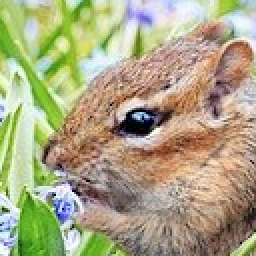
#> input picture u08/eichhorn.png, 128 x 128 px (shown 2 times larger)
$ jupyter execute TSRI-8.ipynb
#> lines starting #> are read from the running program, lines starting #| are printed output that depends on the picture
# Übung 8

**Gruppenname: TSRI**

- Christian Rene Thelen @cortex359
- Leonard Schiel @leo_paticumbum
- Marine Raimbault @Marine Raimbault
- Alexander Ivanets @sandrium

### Hinweise
* Nutzen Sie für die folgenden Aufgaben **nur** die Mittel, die Ihnen Numpy und Matplotlib zur Verfügung stellt.

### In dieser Übung ...

... werden wir uns mit K-Means Clustering vertraut machen. Wir werden K-Means Clustern implementieren (Übung 8.1).

### 8.1 K-Means

In der Vorlesung haben Sie K-Means als eine klassische Clustering-Methode kennengelernt. Sie werden Ihr Wissen über den K-Means Algorithmus durch diese Übung vertiefen. Nutzen Sie für die Implementierung Befehle der Numpy-Bibliothek.

**Ihre Aufgaben**

(1) Schlagen Sie in den Vorlesungsfolien den K-Means Algorithmus nach.

1. Allen Datenpunkten zufällig zu den Klustern $1, \dots, K$ zuordnen.

2. Iteriere, bis die Cluster sich nicht mehr ändern:
    1. Für jeden der $K$ Cluster, berechne den geometrischen Schwerpunkt (centroid). Der Schwerpunkt ist der Featurevektor, der sich aus der Mittelung aller Featurevektoren der dem Cluster zugehörigen Datenpunkte ergibt. $$\bar{x}_{kj} = \frac{1}{|C_k|} \sum_{i\in C_k} x_{i,j}$$
    2. Weise jedem Datenpunkt dem Cluster zu, dessen Schwerpunkt dem Datenpunkt am nächsten liegt (im euklidischem Sinne).

(2) Ich habe Ihnen synthetische Daten zur Übung bereitgestellt. Bitte führen Sie die unten stehende Code-Zelle aus. Sie erzeugt 100 Datenpunkte mit je zwei Features (Merkmalen, Array **X**), organisiert in drei Cluster. Die Clusterzugehörigkeiten sind im Vektor **y** kodiert.

[cell 1]
import numpy as np
from sklearn.datasets import make_blobs
from matplotlib import pyplot as plt

# generate data
X, y = make_blobs(n_samples=100, n_features=2, centers=3, random_state=1)

(3) [Visualisieren Sie](https://matplotlib.org/stable/api/_as_gen/matplotlib.pyplot.scatter.html) die Daten in einem Scatterplot und färben Sie die Cluster gemäß ihrer Clusterzugehörigkeit ein.

[cell 2]
plt.scatter(*X.T, c=y)
plt.show()
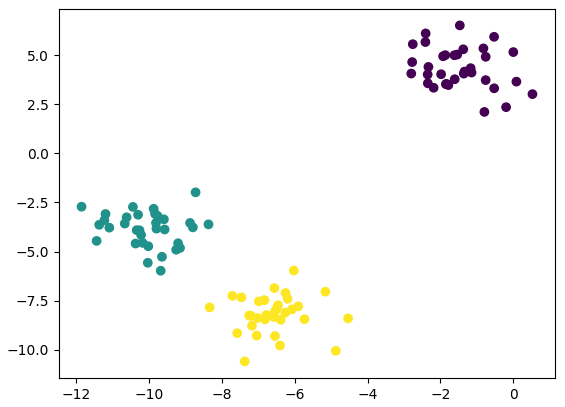
#> figure drawn by matplotlib, 1 panel

(4) Die Anzahl der Cluster sei $K=3$. Implementieren Sie Schritt 1 des K-Means Algorithmus, also die zufällige Zuweisung von Datenpunkten zu den $K$ Clustern. [Dies hier](https://numpy.org/doc/stable/reference/random/generated/numpy.random.randint.html) kann Ihnen dabei hilfreich sein.

[cell 3]
# Sei C_i die Indexmenge der Datenpunkte aus Cluster i, und i \in [0, K)
K = 3
y_random = np.array([np.random.randint(0, K) for i in range(X.shape[0])])

(5) Visualisieren Sie in einem Scatterplot die Daten und färben Sie die Datenpunkte gemäß Ihrer aus Schritt (4) ermittelten zufälligen Clusterzugehörigkeit ein.

[cell 4]
plt.scatter(*X.T, c=y_random)
plt.show()
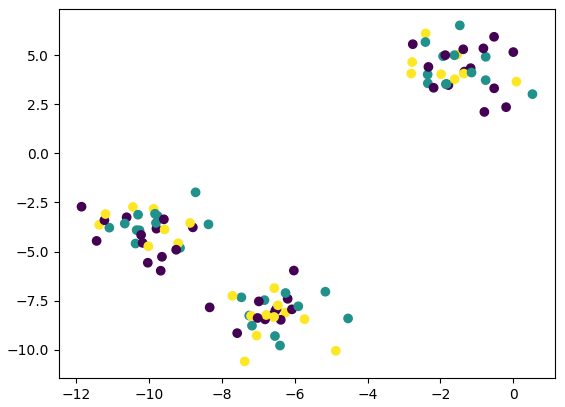
#> figure drawn by matplotlib, 1 panel

(6) Implementieren Sie nun die Iterationsschritte 2a und 2b, also die Bestimmung der Clusterzentren (geometrische Schwerpunkte) sowie die Neuzuordnung der Datenpunkte zu demjenigen Cluster, zu dem die Entfernung zum Schwerpunkt des Clusters am kleinsten ist. Nutzen Sie dabei als Distanzmaß den euklidischen Abstand. Eventuell können Ihnen diese Funktionen dabei hilfreich sein: [np.argmin](https://docs.scipy.org/doc/numpy/reference/generated/numpy.argmin.html), [np.unique](https://docs.scipy.org/doc/numpy/reference/generated/numpy.unique.html).
* Prüfen Sie nach Schritt 2b, ob die Zuordnung von Datenpunkten zu Clustern tatsächlich alle Cluster enthält. Falls etwa ein Cluster keine Datenpunkte mehr enthält, starten Sie die Prozedur von Schritt 1 an neu. Wir werden später auf die "Leere-Cluster-Problematik" eingehen.
* Es empfiehlt sich, Ihren Code - sobald er funktioniert - in eine Funktion namens `kmeans` zu schreiben, die die Daten $X$ sowie die Clusteranzahl $K$ entgegennimmt, und das Clusteringergebnis $y_\text{pred}$ ausgibt. Sie können dann im weiteren Verlauf dieser Übung einfach nur noch die Funktion `kmeans` aufrufen.

[cell 5]
# Alternative für KMeans++
def initialize_centroids(X: np.ndarray, K: int) -> np.ndarray:
#> called with X = array of shape (100, 2), K = 3
    n_samples, n_features = X.shape
    centroids = np.zeros((K, n_features))

    # Wähle das erste Zentrum zufällig aus den Datenpunkten aus
    centroids[0] = X[np.random.randint(0, n_samples)]

    # Wähle die restlichen K-1 Zentren aus
    for k in range(1, K):
        distances = np.min(distance.cdist(X, centroids[:k], 'euclidean'), axis=1)
        probabilities = distances / np.sum(distances)
        cumulative_probabilities = np.cumsum(probabilities)
        r = np.random.rand()

        for i, p in enumerate(cumulative_probabilities):
            if r < p:
                centroids[k] = X[i]
                break

    return centroids

[cell 6]
from scipy.spatial import distance

def kmeans(X: np.ndarray, K: int, plusplus=False) -> np.ndarray:
    n_samples, n_features = X.shape

    # Schritt 1: Allen Datenpunkten zufällig zu den Klustern $1, \dots, K$ zuordnen.
    if plusplus:
        # Alternative Initialisierung für der Zentren für KMeans++
        centroids = initialize_centroids(X, K)
        y_pred = np.zeros(X.shape[0], dtype=int)
        x_clusterd_prev = np.ones(y_pred.shape) * -1
    else:
        centroids = np.zeros((K, n_features))
        y_pred = np.random.randint(0, K, size=X.shape[0])
        x_clusterd_prev = np.zeros(y_pred.shape)


    # Schritt 2a: Für jedes Cluster den geometrischen Schwerpunkt bestimmen
    while not np.array_equal(y_pred, x_clusterd_prev):
        print("Step")
        x_clusterd_prev = y_pred.copy()

        for i in range(K):
            # C_i ist die Menge der Datenindizes, welche im Cluster i liegen
            C_i = [x_idx for x_idx in range(len(y_pred)) if y_pred[x_idx] == i]
            #centroids[:, i] = 1 / len(C_i) * np.sum(X[C_i], axis=0)
            if C_i:  # Vermeide Division durch Null, falls ein Cluster leer ist
                centroids[i] = np.mean(X[C_i], axis=0)
            else:
                # Falls ein Cluster leer ist, initialisiere ein neues Zentrum zufällig
                centroids[i] = X[np.random.randint(0, X.shape[0])]

        # Schritt 2b: Jeden Datenpunkt dem nächstgelegenen Cluster zuweisen
        distances = distance.cdist(X, centroids, metric='euclidean')
        y_pred = np.argmin(distances, axis=1)

        # Überprüfe ob die Zuordnung von Datenpunkten zu Clustern tatsächlich alle Cluster enthält
        if np.unique(y_pred).shape[0] != K:
            print("Wiederhole von Schritt 1")
            y_pred = np.random.randint(0, K, size=X.shape[0])

    return y_pred

(7) Führen Sie nun mit Ihrer Implementierung K-Means auf den Daten aus ($K=3$). Visualisieren Sie die Daten in einem Scatterplot und färben Sie sie gemäß der durch K-Means ermittelten Clusterzugehörigkeiten ein. Vergleichen Sie Ihren Plot mit dem aus Schritt (5).

[cell 7]
y_pred = kmeans(X, 3, plusplus=True)
plt.scatter(*X.T, c=y_pred)
plt.show()
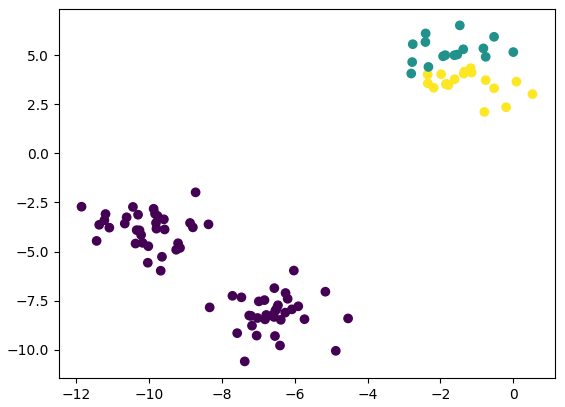
#> figure drawn by matplotlib, 1 panel

Sie haben im vorherigen Schritt gesehen, dass Sie mithilfe von K-Means Cluster im Datensatz identifizieren können. Nun geht es darum, Ihre Implementierung abzusichern, sodass Sie leeren Clustern, die während der Iterationen entstehen können, umgehen kann.

(8) Implementieren Sie vor Schritt 2a (also zu Beginn Ihrer Iteration) ein Verfahren, das überprüft, ob es Cluster gibt, die keine Datenpunkte enthalten. In diesem Falle wählen Sie einen zufälligen Datenpunkt aus und weisen ihn dem leeren Cluster zu. Dieser [Befehl](https://www.w3schools.com/python/ref_set_difference.asp) könnte Ihnen bei diesem Unterfangen hilfreich sein.

* Wie kann es dazu kommen, dass wir während der Iteration leere Cluster erhalten? Schauen Sie sich zur Erklärung das [hier](http://user.ceng.metu.edu.tr/~tcan/ceng465_f1314/Schedule/KMeansEmpty.html) verlinkte Beispiel an.
* Wenn Sie Schritt (8) fertig bearbeitet haben, entfernen Sie einfach den Neustart-Mechanismus, den Sie in Schritt (6) implementiert hatten. Sie brauchen diesen nicht mehr.

Fällt während einer Iteration der Schwerpunkt des Clusters $C_i$ so zwischen zwei umliegende Cluster $C_a$ und $C_b$, dass alle Elemente $i \in C_i$ bei der nächsten Iteration eine geringere euklidische Distanz zu den Cluster Schwerpunkten $C_a$ und $C_b$ haben, dann _zerreißt_ das Cluster $C_i$ und wird leer.

[cell 8]
from scipy.spatial import distance
import random

def kmeans(X: np.ndarray, K: int, plusplus=False) -> tuple[np.ndarray, np.ndarray]:
    n_samples, n_features = X.shape

    assert n_samples > K, "Es können nicht mehr Cluster als Datenpunkte gebildet werden"

    # Schritt 1:
    if plusplus:
        # Alternative Initialisierung für der Zentren für KMeans++
        centroids = initialize_centroids(X, K)
        y_pred = np.zeros(n_samples, dtype=int)
        x_clusterd_prev = np.ones(y_pred.shape) * -1
    else:
        # Allen Datenpunkten zufällig zu den Klustern $1, \dots, K$ zuordnen.
        centroids = np.zeros((K, n_features))
        y_pred = np.random.randint(0, K, size=n_samples)
        x_clusterd_prev = np.zeros(y_pred.shape)

    while not np.array_equal(y_pred, x_clusterd_prev):
        x_clusterd_prev = y_pred.copy()

        # Überprüfe, ob einzelne Cluster leer sind
        if np.unique(y_pred).shape[0] != K:
            # Da auch mehrere Cluster leer sein können, müssen wir hier durch alle leeren Cluster iterieren.
            empty_clusters = set(range(K)).difference(y_pred)
            # print(f"Leere(s) Cluster {empty_clusters} gefunden.")
            # um sicherzustellen, dass nicht zufällig mehrfach der gleiche Datenpunkt ausgewählt wird
            replaced_idxs = set()
            for ec in empty_clusters:
                random_idx = random.choice(list(set(range(y_pred.shape[0])).difference(replaced_idxs)))
                replaced_idxs.add(random_idx)
                y_pred[random_idx] = ec

        # Schritt 2a: Für jedes Cluster den geometrischen Schwerpunkt bestimmen
        for i in range(K):
            # X_i ist die Menge der Daten, welche im Cluster i liegen
            X_i = X[y_pred == i]
            if len(X_i) > 0:
                centroids[i] = np.mean(X_i, axis=0)

        # Schritt 2b: Jeden Datenpunkt dem nächstgelegenen Cluster zuweisen
        distances = distance.cdist(X, centroids, metric='euclidean')
        y_pred = np.argmin(distances, axis=1)

    return y_pred, centroids

(9) Ermitteln Sie Cluster für $K=2, 3, 4, 5$ und visualisieren Sie sie (wie in Schritt 7) in Scatterplots. Was fällt Ihnen auf? (1-3 Sätze)

[cell 9]
for K in 2, 3, 4, 5:
    x_clusterd_new, x_centroids = kmeans(X, K)
    plt.title(f"kMeans mit $K={K}$")
    plt.scatter(X[:, 0], X[:, 1], c=x_clusterd_new)
    plt.scatter(x_centroids[:, 0], x_centroids[:, 1], c=range(K), edgecolors='white', marker="X")
    plt.show()
#> this loop made 4 passes
#> pass 1, `plt.show()`:
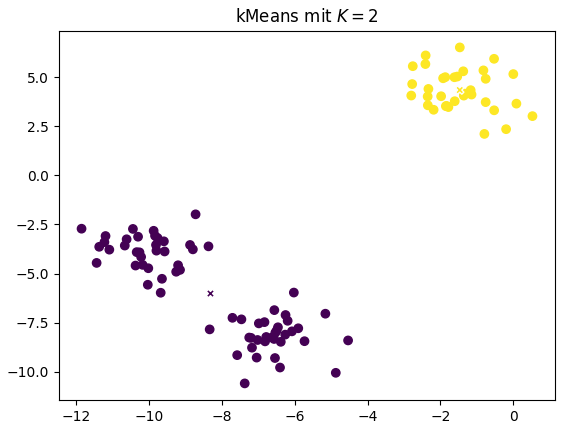
#> figure drawn by matplotlib, 1 panel

Die Bildung von 2 oder 3 Clustern erscheint noch sinnvoll, während für $K>3$ die Unterteilung willkürlich erscheint.

(10) Ermitteln Sie für den unten erzeugten Datensatz mithilfe von K-Means $K=2$ Cluster und visualisieren Sie das Clusterergebnis (vergessen Sie nicht, die Punkte gemäß ihrer Clusterzugehörigkeit einzufärben).

[cell 10]
from sklearn.datasets import make_moons
[X2, y2] = make_moons(random_state=1)

[cell 11]
y2_pred, y2_centroids = kmeans(X2, 2)

plt.subplots(1, 2, figsize=(14, 5))
plt.subplot(1, 2, 1)
plt.title("Erwartete Partitionierung")
plt.scatter(X2[:, 0], X2[:, 1], c=y2)

plt.subplot(1, 2, 2)
plt.title(f"K-means mit $K=2$")
plt.scatter(X2[:, 0], X2[:, 1], c=y2_pred)
plt.scatter(y2_centroids[:, 0], y2_centroids[:, 1], c=range(2), marker="X")
plt.show()
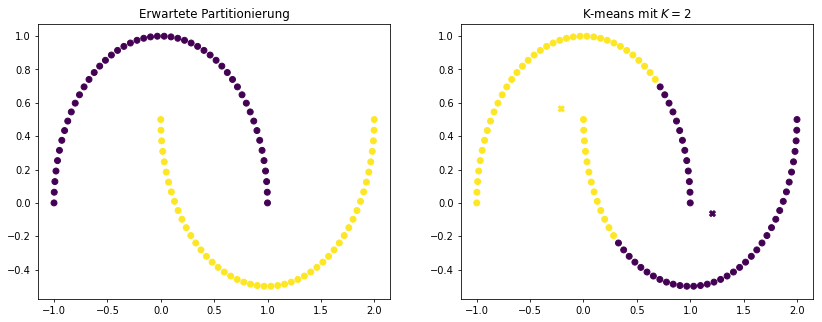
#> figure drawn by matplotlib, 2 panels

(11) Erklären Sie, warum Sie im vorherigen Schritt nicht die Cluster erhalten, wie Sie sie für die Daten erwarten würden. Mit welchem anderen Clusteransatz könnten Sie eventuell die korrekten Cluster ermitteln? (3-6 Sätze).

Wir verwenden den euklidischen Abstand zu den Centroids mit K-means als _dissimilarity measure_, jedoch lassen sich die Daten damit nicht gut ohne vorherige Transformation partionieren. Für eine korrekte Partionierung sollte hier der Abstand zwischen den einzelnen Datenpunkten zu ihren Nachbarn eine größere Rolle spielen als ihr Abstand zu den Cluster Schwerpunkten. Um bei diesem Datensatz Cluster zu bilden, bei denen die unmittelbare Distanz zu anliegenden Datenpunkten entscheidender sein soll, als der Abstand zu einem gemeinsamen Schwerpunkt, könnte eine **Featuretransformation** oder eine **hierarchische Clusteranalyse** vielleicht hilfreicher sein.

(Einschub) agglomeratives hierarchisches Clustern (HCA) mit der quadratischen Distanz als dissimilarity measure.

[cell 12]
from scipy.cluster import hierarchy
Z = hierarchy.linkage(X2, 'single')

[cell 13]
fig, axs = plt.subplots(1, 3, figsize=(16, 4))

for i, m in enumerate(['complete', 'single', 'average']):
    Z = hierarchy.linkage(X2, m)
    hierarchy.dendrogram(Z, truncate_mode='none', show_leaf_counts=True, no_labels=True, ax=axs[i])

    axs[i].set_title(m)
    axs[i].spines['top'].set_visible(False)
    axs[i].spines['right'].set_visible(False)
    axs[i].spines['bottom'].set_visible(False)

plt.show()
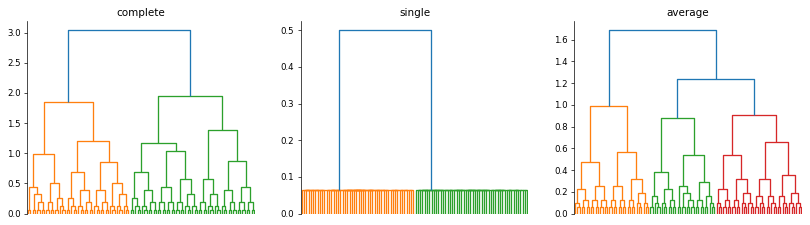
#> figure drawn by matplotlib, 3 panels

[cell 14]
fig, axs = plt.subplots(1, 3, figsize=(16, 4))

for i, m in enumerate(['complete', 'single', 'average']):
    y2_hca_pred = hierarchy.cut_tree(hierarchy.linkage(X2, m), n_clusters=2)
    axs[i].set_title(f"HCA, {m} linkage, cut off bei $2$")
    axs[i].scatter(*X2.T, c=y2_hca_pred)

plt.show()
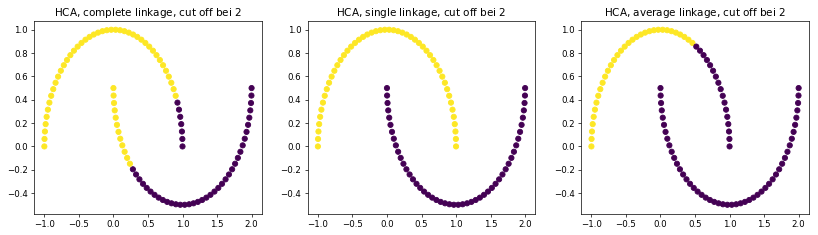
#> figure drawn by matplotlib, 3 panels

(12) \[Optional\] Schlagen Sie in den Vorlesungsfolien nach, wie die summierte Intra-Cluster-Variation $\sum_{k=1}^K W(C_k)$ definiert ist. Implementieren Sie eine Funktion `icv`, die die Daten $X$ sowie die Clusterzugehörigkeit $y$ entgegennimmt und Ihnen die summierte Intra-Cluster-Variation zurückgibt.

Die **Intra-Cluster-Variation** $W(C_k)$ des Clusters $C_k$ ist die Summe der quadratischen euklidischen Distanzen zwischen allen Datenpunkten.

$$\begin{aligned}
    W(C_k) &= \frac{1}{|C_K|} \sum_{i, i'\in C_K} \sum^p_{j=1} (x_{ij} - x_{i'j})^2 \\
    & = 2 \sum_{i \in C_K} \sum^{p}_{j=1} (x_{ij} - \bar{x}_{kj})^2
\end{aligned}$$

mit Centroid:
$$
\bar{x}_{kj} = \frac{1}{|C_{K}|} \sum_{i \in C_{K}} x_{ij}
$$

Das Clustering ist gut, wenn die Intra-Cluster-Variation minimiert werden wird, also wir Cluster haben, in denen der euklidische Abstand zwsichen den Datenpunkten möglichst klein ist.

[cell 15]
from scipy.spatial import distance

def icv(X: np.ndarray, y:np.ndarray) -> float:
    summed_intra_cluster_variation = 0
    # äußere Summe, iteriere über alle Klassen k
    for k in np.unique(y):
        # Erstelle alle x_ij und x_i'j paare
        X_k = X[y == k]
        # innere Summe, Differenzenquadrate und Mittelwert
        distances = distance.cdist(X_k, X_k, metric='euclidean')
        intra_cluster_variation = np.sum(distances ** 2) / float(X_k.shape[0])
        summed_intra_cluster_variation += intra_cluster_variation
    return summed_intra_cluster_variation

print(f"icv = {icv(X2, y2_pred)}")

(13) \[Optional\] Sie wissen aus der Vorlesung, dass K-Means Clustering-Ergebnisse liefern kann, die lokalen Minima in der Intra-Cluster-Variation entsprechen. Das erzielte Clustering hängt von der zufälligen Initialisierung der Clusterzugehörigkeiten in Schritt 1 des Algorithmus ab. Wir wollen nun erreichen, dass Ihre Implementierung von kmeans mehrfache ($n=20$) Clustering-Versuche mit unterschiedlichen zufälligen initialen Clusterzugehörigkeiten unternimmt und das Clustering mit der niedrigsten Intra-Cluster-Variation zurückliefert. Ändern Sie dementsprechend Ihre Funktion ab und implementieren Sie diese Funktionalität.

[cell 16]
def repeated_kmeans(X: np.ndarray, K: int, repeats=20) -> tuple[float, np.ndarray, np.ndarray]:
#> called with X = array of shape (100, 2), K = 8, repeats = 200
    best_icv: float = float('inf')
    for i in range(repeats):
        y, centroids = kmeans(X, K)
        y_icv = icv(X, y)
        if y_icv < best_icv:
            best_icv, best_y, best_centroids = y_icv, y, centroids
    return best_icv, best_y, best_centroids

repeated_kmeans(X2, 8, 200)

(14) \[Optional\] Bestimmen Sie mit Ihrer Funktion `icv` aus Schritt (12) die Intra-Cluster-Variation für $K=1, \ldots 8$ und tragen Sie diese Größe gegen $K$ in einem Plot auf.

[cell 17]
icvs: list[float] = []
for K in range(1, 8+1):
    icv_k, _, _ = repeated_kmeans(X, K, 20)
    icvs.append(icv_k)

plt.title("Intra-Clustervariation $\\sum_{k=1}^K W(C_k)$")
plt.plot(range(1, 8+1), icvs, 'D:')
plt.xlabel("Clusteranzahl $k$")
plt.show()

(15) \[Optional\] Die "korrekte" Anzahl an Clustern (sofern es sie überhaupt gibt) ist notorisch schwierig zu bestimmen und Methoden, diese zu bestimmen, ist aktueller Forschungsgegenstand. Ein pragmatischer Ansatz ist es, sich die Intra-Cluster-Variation (ICV) als Funktion der Clusteranzahl $K$ zu plotten und das $K$ auszuwählen, zu dem die ICV gerade stark abgesunken ist. Betrachten Sie dazu Ihren Plot aus Schritt (14): Gibt es ein $K$, ab der die summierte Intra-Cluster-Variation stark sinkt? Geben Sie diesen Wert für $K$ an. Ist dieser Wert Ihrer Meinung nach sinnvoll?

[cell 18]
K2 = 8
X2_icv, X2_clusterd, X2_centroids = repeated_kmeans(X2, K2, 30)
plt.title(f"k-means mit $K={K2}$ und $\\sum_" + "{k=1}^K" + f"W(C_k)= {X2_icv:.4f}$")
plt.scatter(*X2.T, c=X2_clusterd)
plt.scatter(*X2_centroids.T, c=range(K2), marker="X")
plt.show()

Der ICV-Wert ist sowohl beim Übergang von $K=1$ auf $K=2$, als auch vom Übergang von $K=2$ auf $K=3$ stark abgesunken. Daher könnte man $K=2$ oder $K=3$ wählen.
Möchte man jedoch die ICV generell einfach minimieren, wäre ein höheres $K$ zu wählen.

Damit darf ich Ihnen gratulieren. Sie haben das K-Means-Clusteringverfahren intensiv durchdrungen. K-Means wird Ihnen in Data Science und Machine Learning Projekten oft begegnen.

### 8.2 Bildkompression (mittels K-Means)

In dieser Übung werden Sie lernen, wie Sie mithilfe von K-Means ein einfaches Verfahren etablieren können, um Bilder zu komprimieren.

**Das Verfahren:**

1. Sie starten mit einem Foto in 16 Millionen Farben (24 Bit). Die Farbe jedes Pixels wird durch einen Rot-, Grün- und Blauanteil kodiert (jeweils 8 Bit) und besteht daher aus einem Featurevektor der Länge 3.
2. Mithilfe von K-Means finden Sie in diesen Featurevektoren 16 Cluster und ihre 16 Clusterzentren.
3. Die Bildinformation lässt sich nun mithilfe der 16 Cluster sowie ihrer Clusterzentren darstellen. Für die Kodierung der Clusteridentität reichen 4 Bits ($2^4=16$ Cluster). Die assoziierten 16 verschiedenen Vektoren der Clusterzentren werden ebenfalls gespeichert.

**Ihre Daten**

- Foto: [https://data.bialonski.de/ds/eichhorn.png](https://data.bialonski.de/ds/eichhorn.png)

**Ihre Aufgaben**

(1) [Importieren](https://matplotlib.org/stable/api/_as_gen/matplotlib.pyplot.imread.html) Sie die Daten in das Array `im`. Welche Dimensionen hat das Array? In welchen Dimensionen wird was kodiert?

[cell 19]
im = plt.imread("eichhorn.png")
#> im is the input picture: shape (128, 128, 3) float32; mean R, G, B 0.672, 0.652, 0.516
im.shape
#> (the rest of the program and of its run is left out)
